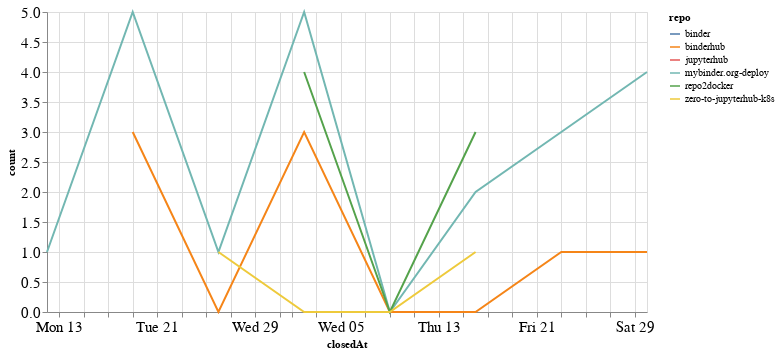

Notebook source saved alongside this figure:
### Code cell
closed_by_time = closed_by.groupby('repo').resample('W', on='closedAt').count()['author'].reset_index()
closed_by_time = closed_by_time.rename(columns={'author': 'count'})

alt.Chart(closed_by_time, width=600).mark_line().encode(
    x='closedAt',
    y='count',
    color='repo',
    tooltip="repo"
)

### Figure 1 — Vega-Lite specification as saved in the notebook (floating-point values rounded to 4 significant figures)
{"config": {"axisLeft": {"labelFontSize": 15}, "axisBottom": {"labelFontSize": 15}}, "data": {"name": "data-7d7d6cdd156c31b7280b09e1ca7409ae"}, "mark": "line", "encoding": {"color": {"type": "nominal", "field": "repo"}, "tooltip": {"type": "nominal", "field": "repo"}, "x": {"type": "temporal", "field": "closedAt"}, "y": {"type": "quantitative", "field": "count"}}, "width": 600, "$schema": "https://vega.github.io/schema/vega-lite/v4.8.1.json", "datasets": {"data-7d7d6cdd156c31b7280b09e1ca7409ae": [{"repo": "binder", "closedAt": "2020-07-26T00:00:00", "count": 1}, {"repo": "binderhub", "closedAt": "2020-07-19T00:00:00", "count": 3}, {"repo": "binderhub", "closedAt": "2020-07-26T00:00:00", "count": 0}, {"repo": "binderhub", "closedAt": "2020-08-02T00:00:00", "count": 3}, {"repo": "binderhub", "closedAt": "2020-08-09T00:00:00", "count": 0}, {"repo": "binderhub", "closedAt": "2020-08-16T00:00:00", "count": 0}, {"repo": "binderhub", "closedAt": "2020-08-23T00:00:00", "count": 1}, {"repo": "binderhub", "closedAt": "2020-08-30T00:00:00", "count": 1}, {"repo": "jupyterhub", "closedAt": "2020-08-16T00:00:00", "count": 1}, {"repo": "mybinder.org-deploy", "closedAt": "2020-07-12T00:00:00", "count": 1}, {"repo": "mybinder.org-deploy", "closedAt": "2020-07-19T00:00:00", "count": 5}, {"repo": "mybinder.org-deploy", "closedAt": "2020-07-26T00:00:00", "count": 1}, {"repo": "mybinder.org-deploy", "closedAt": "2020-08-02T00:00:00", "count": 5}, {"repo": "mybinder.org-deploy", "closedAt": "2020-08-09T00:00:00", "count": 0}, {"repo": "mybinder.org-deploy", "closedAt": "2020-08-16T00:00:00", "count": 2}, {"repo": "mybinder.org-deploy", "closedAt": "2020-08-23T00:00:00", "count": 3}, {"repo": "mybinder.org-deploy", "closedAt": "2020-08-30T00:00:00", "count": 4}, {"repo": "repo2docker", "closedAt": "2020-08-02T00:00:00", "count": 4}, {"repo": "repo2docker", "closedAt": "2020-08-09T00:00:00", "count": 0}, {"repo": "repo2docker", "closedAt": "2020-08-16T00:00:00", "count": 3}, {"repo": "zero-to-jupyterhub-k8s", "closedAt": "2020-07-26T00:00:00", "count": 1}, {"repo": "zero-to-jupyterhub-k8s", "closedAt": "2020-08-02T00:00:00", "count": 0}, {"repo": "zero-to-jupyterhub-k8s", "closedAt": "2020-08-09T00:00:00", "count": 0}, {"repo": "zero-to-jupyterhub-k8s", "closedAt": "2020-08-16T00:00:00", "count": 1}]}}
